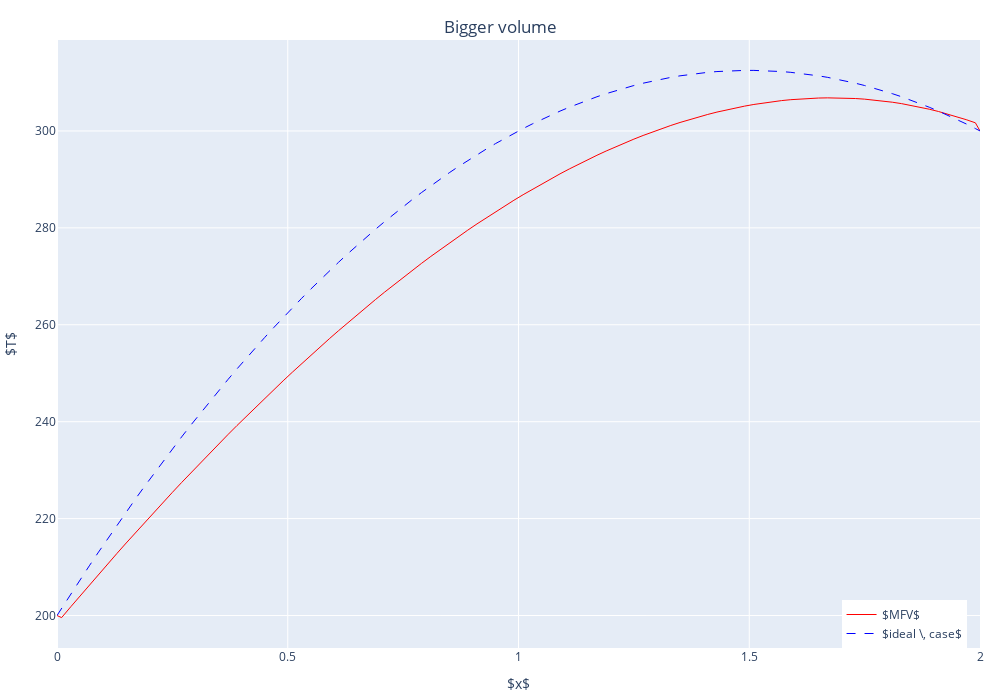

Write notebook code for a chart like this one.
### Code cell
x, T = solve_diffusion(N, T1, T2, x_l, x_r, A, qv, coef_d)
T_true = solve_analytic(x, T1, T2, x_l, x_r, A, qv, coef_d)


fig = go.Figure()

fig.add_trace(go.Scatter(x = x, y = T, mode = 'lines', name = r'$MFV$', line = dict(color = 'red', width = 1, dash = 'solid')))
fig.add_trace(go.Scatter(x = x, y = T_true, mode = 'lines', name = r'$ideal \, case$', line = dict(color = 'blue', width = 1, dash = 'dash')))
fig.update_layout(width = 1000, height = 700,
                    margin = dict(l = 10, r = 20, t = 40, b = 20),
                    title = f'Bigger volume', title_x = 0.5, title_y = 0.97,
                    xaxis_title = r'$x$',
                    yaxis_title = r'$T$',
                    legend = dict(x = 0.85, y = 0)
  )
fig.show()
